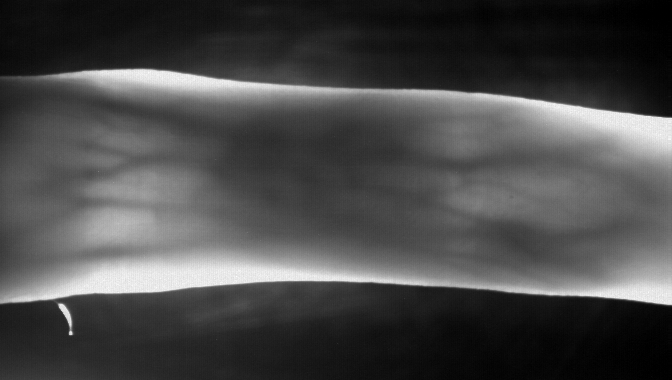
%> input picture histogram/fingervein_test.png, 672 x 380 px
$ octave logEnhance.m   (GNU Octave 9; MATLAB toolbox functions it lacks are replaced by stand-ins)
%> lines starting %> are read from the running program, lines starting %| are printed output that depends on the picture; in (x1, y1, x2, y2) boxes, pixels count from 0 and x2, y2 are one past the last pixel; in counts of white or black regions, pixels touching at a corner belong together; the program's own positions count from 1
### otsuShow.m
function  otsuShow( orgImg,rstImg)
%大津法otsu，求阈值，二值化
level = graythresh(orgImg);
orgImg2=im2bw(orgImg,level);
level2 = graythresh(rstImg);
rstImg2=im2bw(orgImg,level2);
figure;
subplot(2,2,1);
imshow(orgImg);
title('原始图像');
subplot(2,2,2);
imshow(rstImg);
title('变换后图像');
subplot(2,2,3);
imshow(orgImg2);
subplot(2,2,4);
imshow(rstImg2);
figure;
subplot(1,2,1);
imhist(orgImg);
title('原图像灰度分布');
subplot(1,2,2);
imhist(rstImg);
title('变换后灰度分布');
end

### logEnhance.m
%对数图像增强算法S=c*log(r+1) 此处c取255/log(256)
imageFV=imread('F:\fingervein_test.png');   %读入图像
%> imageFV is the input picture: size 380x672 uint8; min 0, max 254, mean 72.6
%c=255/log(256);
c=2.5;
imageFV=mat2gray(imageFV);   %对数变换不支持uint8类型的数据，将一个矩阵归一化为灰度图像的数据格式
%> imageFV: size 380x672 double
rstFV=c*log(imageFV+1);
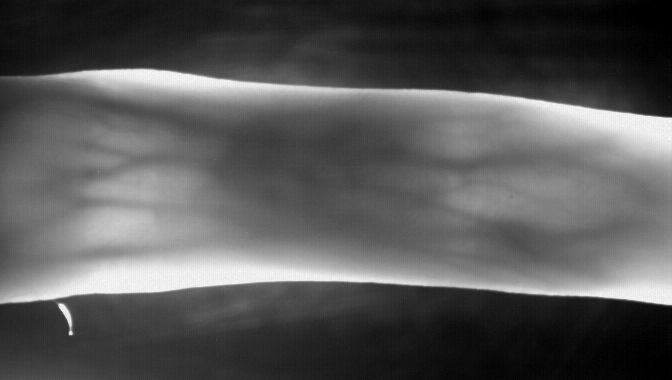
%> rstFV: size 380x672 double; min 0, max 1.73, mean 0.593; drawn with min black and max white
otsuShow(imageFV,rstFV);
%> in otsuShow, `level = graythresh(orgImg);`: level = 0.357
%> in otsuShow, `orgImg2=im2bw(orgImg,level);`:
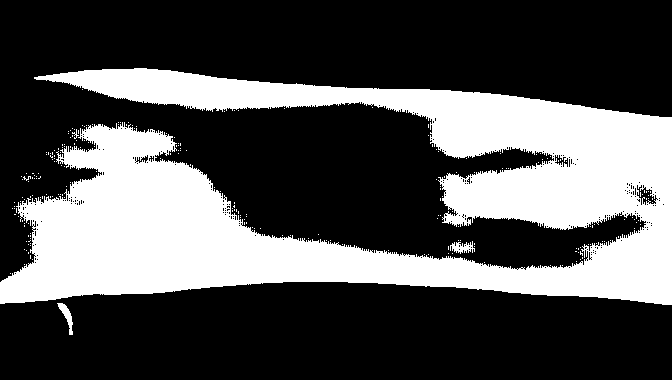
%> orgImg2: size 380x672 logical; 32% white; 236 white regions (232 under 20 px), largest, box (x1, y1, x2, y2) and area: (0, 68, 672, 305) 80880, (57, 303, 73, 335) 185, (450, 241, 475, 254) 176, (72, 129, 79, 139) 21
%> in otsuShow, `level2 = graythresh(rstImg);`: level2 = 0.539
%> in otsuShow, `rstImg2=im2bw(orgImg,level2);`:
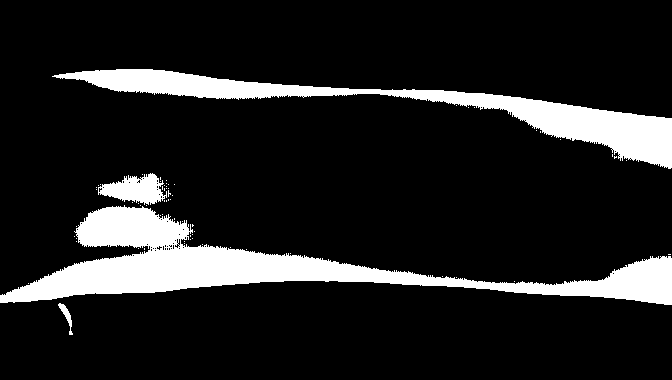
%> rstImg2: size 380x672 logical; 13.2% white; 67 white regions (63 under 20 px), largest, box (x1, y1, x2, y2) and area: (0, 205, 672, 305) 19850, (52, 69, 672, 169) 12232, (98, 173, 167, 205) 1296, (58, 303, 73, 335) 144
%> in otsuShow, `imshow(rstImg);`:
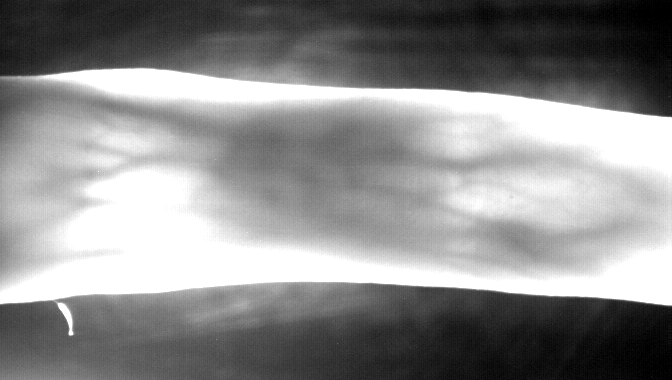
%> displayed picture: size 380x672, on the screen's scale of 0 to 255; min 0, max 255, mean 138.7
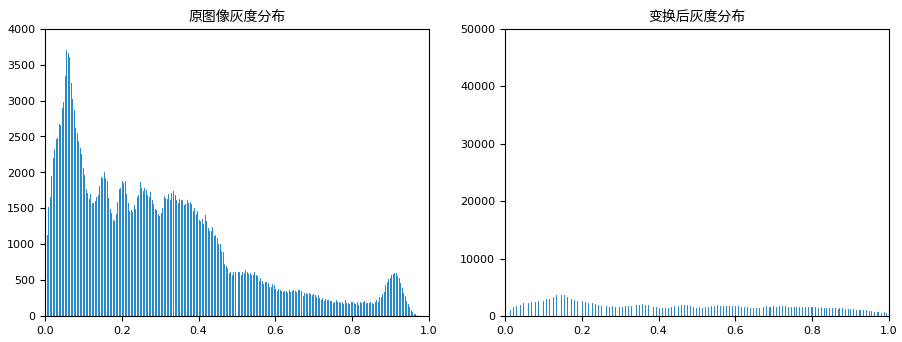
%> figure redrawn from the program's plot data, 2 panels; panel 1: highest point at x = 0.0549, y = 3710; panel 2: highest point at x = 1, y = 40853

$ run again, with histogram/fingervein_std.png copied over histogram/fingervein_test.png
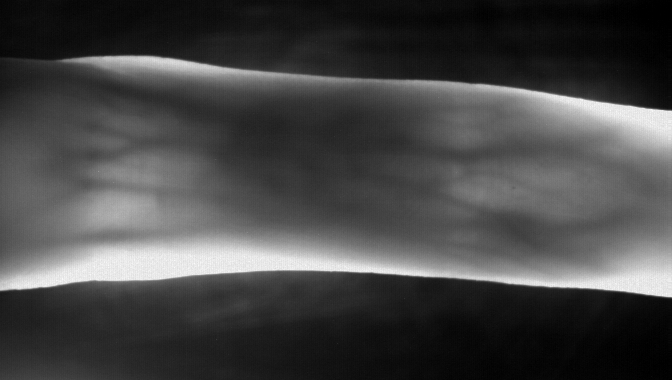
%> input picture histogram/fingervein_std.png, 672 x 380 px
%> imageFV is the input picture: size 380x672 uint8; min 0, max 253, mean 69.4
%> imageFV: size 380x672 double
%> level = 0.345
%> in otsuShow, `orgImg2=im2bw(orgImg,level);`:
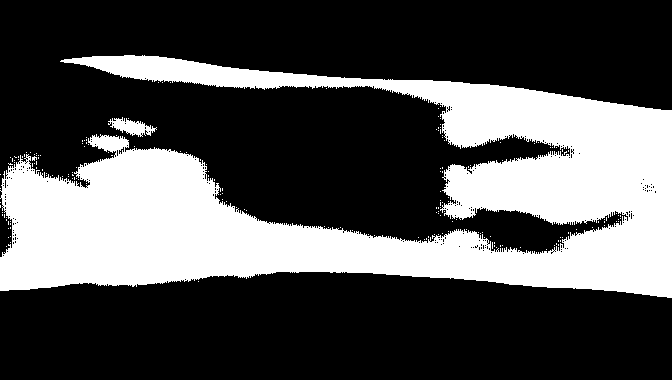
%> orgImg2: size 380x672 logical; 31.8% white; 186 white regions (184 under 20 px), largest, box (x1, y1, x2, y2) and area: (0, 55, 672, 298) 80454, (108, 117, 157, 137) 470
%> level2 = 0.543
%> rstImg2: size 380x672 logical; 12% white; 74 white regions (68 under 20 px), largest, box (x1, y1, x2, y2) and area: (0, 231, 672, 297) 19642, (405, 81, 672, 160) 5930, (79, 191, 171, 231) 2727, (76, 56, 325, 80) 2196, (142, 174, 151, 182) 30, (132, 173, 139, 182) 29
%> `otsuShow(imageFV,rstFV);`:
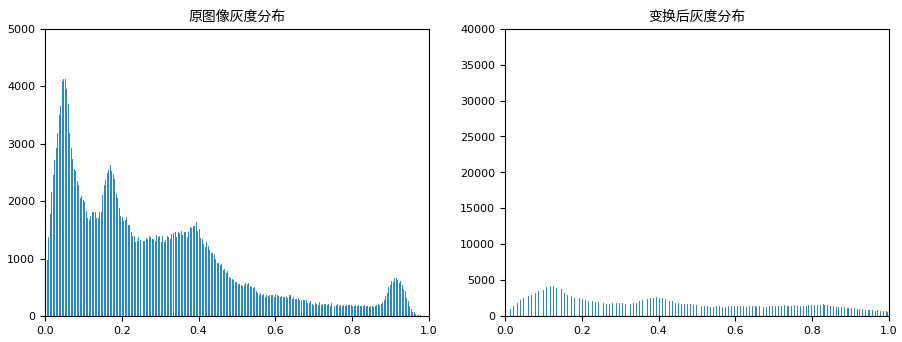
%> figure redrawn from the program's plot data, 2 panels; panel 1: highest point at x = 0.051, y = 4128; panel 2: highest point at x = 1, y = 37802
